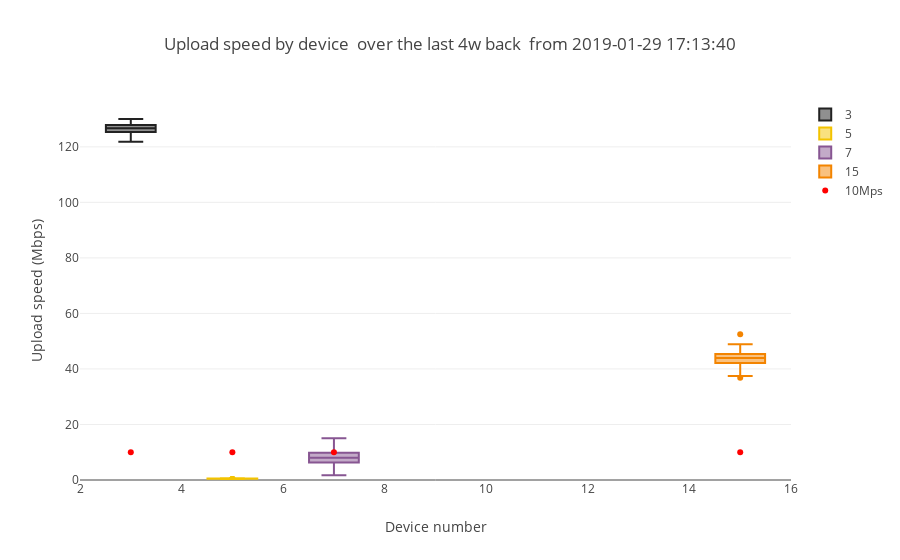

Notebook code cell kept with this figure:
### Code cell
t="Upload speed by device "+title_tail
simple_boxplot(dataframe=upload_df[upload_df["SK_PI"].isin(normally_distributed_u)],plot_value='UPLOAD',sort_value='SK_PI',
               title=t, 
               ytitle="Upload speed (Mbps)",
               xtitle="Device number", uploadline=True)

### Figure 1 — Plotly figure (JSON) as saved in the notebook; plotly's stock layout.template omitted (floating-point values rounded to 4 significant figures; data arrays with more than 128 entries replaced by an {"elided": "..."} marker saying what was removed)
{"data": [{"marker": {"color": "#222222"}, "name": "3", "type": "box", "y": {"elided": "142 float values"}}, {"marker": {"color": "#F3C300"}, "name": "5", "type": "box", "y": {"elided": "143 float values"}}, {"marker": {"color": "#875692"}, "name": "7", "type": "box", "y": {"elided": "143 float values"}}, {"marker": {"color": "#F38400"}, "name": "15", "type": "box", "y": {"elided": "143 float values"}}, {"marker": {"color": "red"}, "mode": "markers", "name": "10Mps", "type": "scatter", "x": [3, 5, 7, 15], "y": [10, 10, 10, 10]}], "layout": {"title": "Upload speed by device  over the last 4w back  from 2019-01-29 17:13:40", "xaxis": {"title": "Device number"}, "yaxis": {"rangemode": "tozero", "title": "Upload speed (Mbps)"}}}
